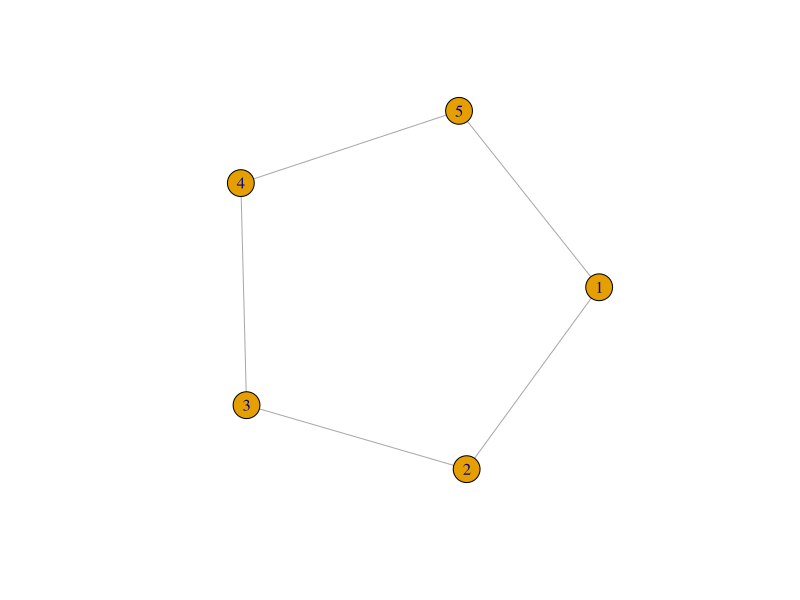

Reproduce this figure in R.
# tkplot() defunct (igraph 3.0.0)
# Issue: tkplot() advanced to deprecate_stop in #2615. Five revdep packages
# call it directly from their examples:
#   Boptbd::graphoptBbd()
#   c3net::netplot() (used by c3net::c3net(..., network = TRUE))
#   ggm::AG(..., plot = TRUE)
#   optbdmaeAT::graphoptbd.mae()
#   optrcdmaeAT::graphoptrcd.mae()

library(igraph)

g <- make_ring(5)

# Old call -- now defunct in igraph 3.0.0
# tkplot(g)
# Error:
# ! `tkplot()` was deprecated in igraph 3.0.0 and is now defunct.

# Working replacement -- non-interactive plot
plot(g)

# Root cause:
# - The interactive Tk-based plotter has been removed; non-interactive plot()
#   is the recommended drop-in replacement.
# - All five affected packages are direct callers.

# Assessment:
# - Intentional removal in igraph (#2615).

# Recommendation:
# - For each affected package: replace igraph::tkplot(g, ...) with
#   igraph::plot.igraph(g, ...) (or just plot(g, ...)).
# - Tk-specific tuning functions (tkplot.canvas, tkplot.setcoords, ...) are
#   themselves deprecated and have no direct replacement. Packages that
#   genuinely needed interactive editing should adopt a JS-based plotter
#   (e.g. visNetwork) instead.
